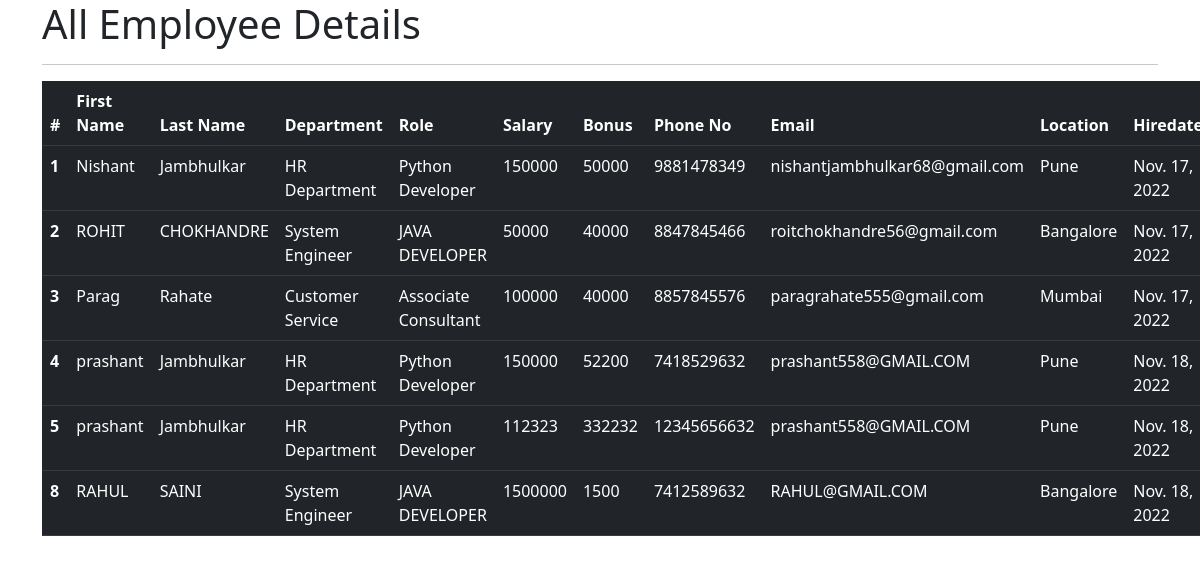
The app's page /all_emp with its own data.
### emp_app/models.py (models this page shows, shortened)
class Employee(models.Model):
    first_name = models.CharField(max_length=50)
    last_name = models.CharField(max_length=50)
    dept = models.ForeignKey(Department, on_delete=models.CASCADE)
    salary = models.IntegerField(default=0)
    bonus = models.IntegerField(default=0)
    role = models.ForeignKey(Role, on_delete=models.CASCADE)
    email = models.CharField(max_length=100, default='')
    phone = models.IntegerField(default=0)
    hiring_date = models.DateField()
    def __str__(self):
        return "%s %s %s %s" %(self.first_name, self.last_name, self.email, self.phone)

class Department(models.Model):
    name = models.CharField(max_length=100, null=False)
    location = models.CharField(max_length=100)

class Role(models.Model):
    name = models.CharField(max_length=100, null=False)

### emp_app/views.py (the view)
# urls.py: path('all_emp', views.all_emp, name='all_emp'),
def all_emp(request):
    emps = Employee.objects.all()
    context ={
        'emps': emps
    }
    print(context)
    return render(request, 'all_emp.html', context)

### emp_app/templates/all_emp.html (shortened to what this page needs)
<!doctype html>
<html lang="en">
  <head>
    <link href="https://cdn.jsdelivr.net/npm/bootstrap@5.2.2/dist/css/bootstrap.min.css" rel="stylesheet">
  </head>
  <body>
  <div class="container-sm">
      <h1> All Employee Details</h1>
    <hr>
      <table class= "table table-dark table-hover">
  <thead>
    <tr>
      <th scope="col">#</th>
      <th scope="col">First Name</th>
      <th scope="col">Last Name</th>
      <th scope="col">Department</th>
      <th scope="col">Role</th>
      <th scope="col">Salary</th>
      <th scope="col">Bonus</th>
      <th scope="col">Phone No</th>
      <th scope="col">Email</th>
      <th scope="col">Location</th>
      <th scope="col">Hiredate</th>
    </tr>
  </thead>
          {% for emp in emps %}
  <tbody>
    <tr>
      <th scope="row">{{emp.id}}</th>
      <td>{{emp.first_name}}</td>
      <td>{{emp.last_name}}</td>
      <td>{{emp.dept.name}}</td>
      <td>{{emp.role.name}}</td>
      <td>{{emp.salary}}</td>
      <td>{{emp.bonus}}</td>
      <td>{{emp.phone}}</td>
      <td>{{emp.email}}</td>
      <td>{{emp.dept.location}}</td>
      <td>{{emp.hiring_date}}</td>
    </tr>
  </tbody>
        {% endfor %}
</table>
  </div>
  </body>
</html>

### records on screen
Employee: id "1", first_name "Nishant", last_name "Jambhulkar", dept.name "HR Department", role.name "Python Developer", salary "150000", bonus "50000", phone "9881478349", email "nishantjambhulkar68@gmail.com", dept.location "Pune", hiring_date "Nov. 17, 2022"
Employee: id "2", first_name "ROHIT", last_name "CHOKHANDRE", dept.name "System Engineer", role.name "JAVA DEVELOPER", salary "50000", bonus "40000", phone "8847845466", email "roitchokhandre56@gmail.com", dept.location "Bangalore", hiring_date "Nov. 17, 2022"
Employee: id "3", first_name "Parag", last_name "Rahate", dept.name "Customer Service", role.name "Associate Consultant", salary "100000", bonus "40000", phone "8857845576", email "paragrahate555@gmail.com", dept.location "Mumbai", hiring_date "Nov. 17, 2022"
Employee: id "4", first_name "prashant", last_name "Jambhulkar", dept.name "HR Department", role.name "Python Developer", salary "150000", bonus "52200", phone "7418529632", email "prashant558@GMAIL.COM", dept.location "Pune", hiring_date "Nov. 18, 2022"
Employee: id "5", first_name "prashant", last_name "Jambhulkar", dept.name "HR Department", role.name "Python Developer", salary "112323", bonus "332232", phone "12345656632", email "prashant558@GMAIL.COM", dept.location "Pune", hiring_date "Nov. 18, 2022"
Employee: id "8", first_name "RAHUL", last_name "SAINI", dept.name "System Engineer", role.name "JAVA DEVELOPER", salary "1500000", bonus "1500", phone "7412589632", email "RAHUL@GMAIL.COM", dept.location "Bangalore", hiring_date "Nov. 18, 2022"
